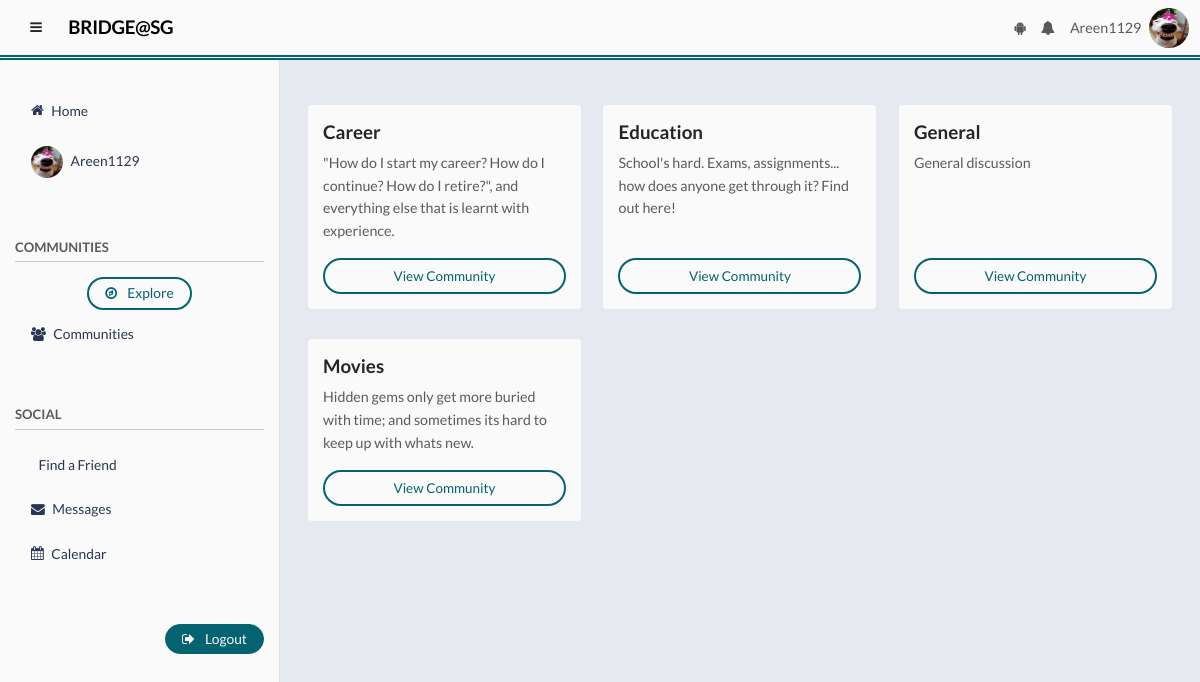
Page /explore (signed in) on the committed database.
### tables this page shows
CREATE TABLE user_profiles (
            user_id INTEGER PRIMARY KEY,
            display_name TEXT NOT NULL,
            bio TEXT, profile_pic TEXT,
            FOREIGN KEY (user_id) REFERENCES users(user_id) ON DELETE CASCADE
        );

CREATE TABLE communities (
            community_id INTEGER PRIMARY KEY AUTOINCREMENT,
            name TEXT UNIQUE NOT NULL,
            description TEXT
        );

### main.py (the view)
@app.route('/explore')
def explore():
    conn = get_db()
    if 'user_id' not in session:
        return redirect(url_for('login'))
    user_id = session['user_id']
    communities = conn.execute("""
        SELECT *
        FROM communities
        WHERE community_id NOT IN (
            SELECT community_id
            FROM community_members
            WHERE user_id = ?
        )
        ORDER BY name ASC
    """, (user_id,)).fetchall()
    return render_template(
        'explore.html',
        communities=communities
    )

### helpers.py (called while the page is built)
def connect_db():
    sql = sqlite3.connect(DATABASE)
    sql.row_factory = sqlite3.Row
    sql.execute("PRAGMA foreign_keys = ON")
    return sql

def get_db():
    if not hasattr(g, 'sqlite3_db'):
        g.sqlite3_db = connect_db()
    return g.sqlite3_db

### main.py (called while the page is built)
@app.context_processor
def inject_user_profile_pic():
    if 'user_id' in session:
        conn = get_db()
        user = conn.execute("""
            SELECT profile_pic FROM user_profiles WHERE user_id = ?
        """, (session['user_id'],)).fetchone()
        if user and user['profile_pic']:
            profile_pic = url_for('static', filename=user['profile_pic'])
        else:
            profile_pic = url_for('static', filename='img.png')  # default fallback
        return dict(current_user_profile_pic=profile_pic)
    return dict(current_user_profile_pic=url_for('static', filename='img.png'))

### templates/explore.html (shortened to what this page needs)
{% extends "base.html" %}
{% block body %}
<div class = "mt-5">
<div class="row community-row ">
  {% if communities %}
      {% for c in communities %}
      <div class="col-lg-4 col-md-6">
          <div class="card h-100 shadow-sm border-0 community-card">
              <div class="card-body d-flex flex-column">
                  <h5 class="card-title fw-bold">{{ c['name'] }}</h5>
                  <p class="card-text text-muted small">{{ c['description'] or "No description available." }}</p>
                  <a href="{{ url_for('community', community_id=c['community_id']) }}" class="btn btn-sm btn-outline-primary mt-auto rounded-pill">View Community</a>
              </div>
          </div>
      </div>
      {% endfor %}
  {% else %}
      <p class="text-muted px-2 italic">Not joined any communities yet.</p>
  {% endif %}
</div>
</div>
{% endblock %}

### templates/base.html (shortened to what this page needs)
<!DOCTYPE html>
<html lang="en">
<head>
    <link href="https://cdn.jsdelivr.net/npm/bootstrap@5.3.8/dist/css/bootstrap.min.css" rel="stylesheet">
    <link rel="stylesheet" href="https://cdnjs.cloudflare.com/ajax/libs/font-awesome/4.7.0/css/font-awesome.min.css">
    <link rel="stylesheet" href="{{ url_for('static', filename='main.css') }}">
</head>
<body>
    <nav id="topnavbar" class="navbar navbar-expand-lg navbar-light">
        <div class="container-fluid">
            <div class="d-flex align-items-center">
                <button id="sidebarToggle" class="btn me-2">
                    <i class="fa fa-bars"></i>
                </button>
                <a class="navbar-brand mb-0" href="{{ url_for('index') }}">BRIDGE@SG</a>
            </div>
<div class="collapse navbar-collapse" id="navbarNav">
    <ul class="navbar-nav ms-auto align-items-center topnavbarnav">
                <ul class="navbar-nav ms-auto align-items-center">
                    {% if logged_in %}
                    <li class="nav-item ">
                        <a class="nav-link rounded-pill " href="#" data-bs-toggle="modal"
                            data-bs-target="#aiChatModal">
                            <i class="fa fa-android" style=""></i>
                        </a>
                    </li>
                    <li class="nav-item dropdown">
                        <a class="nav-link rounded-pill " href="#" data-bs-toggle="dropdown">
                            <i class="fa fa-bell"></i>
                        </a>
                    </li>
                    <li class="nav-item">
                        <a class="nav-link rounded-pill" href="{{ url_for('userprofile', username=username) }}">
                            {{ username }}
                        </a>
                    </li>
               <img src="{{ current_user_profile_pic }}" class="rounded-circle"
                            width="40px" height="40px">
                    {% endif %}
                </ul>
            </div>
        </div>
    </nav>
    <div id="layoutWrapper" class="d-flex w-100">
<nav id="sidebar" class="border-end">
    <ul id="sidenav" class="nav flex-column p-3">
        <li class="nav-item">
            <a class="nav-link rounded-pill d-flex align-items-center" href="{{ url_for('index') }}">
                <i class="fa fa-home me-2"></i>
                Home
            </a>
        </li>
                    {% if logged_in %}
        <li class="nav-item ">
            <a class="nav-link rounded-pill d-flex align-items-center" href="{{ url_for('userprofile', username = username) }}">
                <img src="{{ current_user_profile_pic }}" alt="Profile" class="rounded-circle me-2" width="32" height="32">
                <span>{{ username }}</span>
            </a>
        </li>
                    {% endif %}
        <p class="text-muted small fw-bold mt-5 mb-1">COMMUNITIES</p>
        <hr class="mt-0 p-0">
        <li class="d-flex justify-content-center">
            <a class=" btn btn-outline-primary rounded-pill d-inline-block" style = "padding-top: 4px; padding-bottom: 4px;" href = "{{ url_for('explore')}} ">
                <i class="fa fa-compass me-2"></i>
                Explore
            </a>
        </li>
        <li class="nav-item">
            <a class="nav-link rounded-pill d-flex align-items-center" data-bs-toggle="collapse" href="#usercommunityMenu">
                <i class="fa fa-users me-2"></i>
                Communities
            </a>
        </li>
        <p class="text-muted small fw-bold mt-5 mb-1">SOCIAL</p>
        <hr class="mt-0">
        <li class="nav-item">
            <a class="nav-link rounded-pill d-flex align-items-center" href="{{ url_for('find_a_friend_hub') }}">
                Find a Friend
            </a>
        </li>
        <li class="nav-item">
            <a class="nav-link rounded-pill d-flex align-items-center" href="{{ url_for('my_messages') }}">
                <i class="fa fa-envelope me-2"></i>
                Messages
            </a>
        </li>
                    {% if logged_in %}
        <li class="nav-item">
            <a class="nav-link rounded-pill d-flex align-items-center" href="{{ url_for('calendar') }}">
                <i class="fa fa-calendar me-2"></i>
                Calendar
            </a>
        </li>
        <li class="mt-5 d-flex  justify-content-end">
            <a class=" btn btn-primary d-inline-block rounded-pill align-items-center justify-content-end" style = "padding-top: 4px; padding-bottom: 4px;" href="{{ url_for('logout') }}">
                <i class="fa fa-sign-out me-2"></i>
                Logout
            </a>
        </li>
                    {% endif %}
    </ul>
</nav>
        <div id="maincontent" class="flex-grow-1">
            {% block body %}{% endblock %}
        </div>
    </div>
</body>
</html>

### static/main.css (style rules this page uses)
:root { --navbar-height: 70px; --sidebar-width: 280px; --transition-speed: 0.25s; --color-darkest: #1B1B1E; --color-dark: #293552; --color-accent: #046271; --color-light: #bfc8d1; --color-lighter: #e7e9f0; --color-bg: var(--color-lighter); --color-surface: #fafafa; --color-surface-alt: var(--color-light); --color-border: var(--color-accent); --color-text: var(--color-dark); --color-muted: rgba(55,63,81,0.7); --color-primary: var(--color-accent); --color-primary-hover: var(--color-dark); --color-success: var(--color-accent); --color-warning: var(--color-light); --color-danger: var(--color-darkest); --color-like: #9a1616; --font-main: "Lato", system-ui, -apple-system, BlinkMacSystemFont, "Segoe UI", sans-serif; --radius-sm: 4px; --radius-md: 4px; --radius-lg: 4px; --shadow-sm: 0px rgba(0, 0, 0, 0.04); --shadow-md: 0px rgba(0, 0, 0, 0.07); --shadow-lg: 0px rgba(0, 0, 0, 0.12); }
html, body { height: 100%; margin: 0; font-family: var(--font-main); background: var(--color-bg); color: var(--color-text); font-size: 15px; overflow: hidden; }
p { color: var(--color-muted); line-height: 1.6; }
a { color: var(--color-primary); text-decoration: none; transition: 0.2s ease; }
#topnavbar { background-color: var(--color-surface); border-bottom: 5px double var(--color-border); }
#topnavbar .navbar-brand { font-family: var(--font-main) !important; font-weight: 600; letter-spacing: -0.3px; }
#topnavbar .nav-link { font-weight: 500; font-size: 0.95rem; }
#layoutWrapper { display: flex; height: calc(100vh - var(--navbar-height)); }
#sidebar { width: var(--sidebar-width); background: var(--color-surface); border-right: 1px solid var(--color-border); overflow-y: auto; padding-top: 16px; transition: all var(--transition-speed) ease; border-radius: var(--radius-sm); }
#sidebar li { list-style: none; margin-bottom: 4px; }
#sidebar li a { display: block; padding: 10px 16px; font-size: 0.92rem; color: var(--color-dark); transition: 0.2s ease; border-radius: var(--radius-sm); }
#maincontent { flex: 1; height: calc(100vh - var(--navbar-height)); overflow-y: auto; padding: 0 28px 0 28px; display: flex; flex-direction: column; animation: pageFadeIn 0.4s ease-out; }
.content-card, .card { background: var(--color-surface); transition: 0.2s ease; box-shadow: none !important; border: none ; border-radius: var(--radius-sm); }
.btn { font-size: 0.9rem; font-weight: 500; padding: 6px 18px; border-radius: 999px; transition: all 0.2s ease; box-shadow: none !important; }
.btn-primary { background: var(--color-primary) !important; border: 1px solid var(--color-primary) !important; color: var(--color-surface) !important; }
.btn-outline-primary { background: transparent !important; border: 2px solid var(--color-primary) !important; color: var(--color-primary) !important; }
.btn:has(i) { border-radius: var(--radius-sm); }
h1, h2, h3, h4, h5, h6 { font-family: var(--font-main); color: var(--color-dark); margin: 0; line-height: 1.3; }
h5 { font-size: 1rem; font-weight: 500; }
h4, h5, h6 { color: var(--color-muted); }
.card-text { color: rgb(28, 28, 28); }
html { scrollbar-width: thin; scrollbar-color: var(--color-primary) !; }

### templates/explore.html (style rules this page uses)
.community-card { transition: transform 0.2s; }
.community-card .card-title { font-size: 1.25rem; }
.community-card .card-text { font-size: 0.95rem; }
.community-row { row-gap: 2rem; }

### rows in the picture
user_profiles: display_name "Areen1129"
communities: name "Career", description "\"How do I start my career? How do I continue? How do I retire?\", and everything else that is learnt with experience."
communities: name "Education", description "School's hard. Exams, assignments... how does anyone get through it? Find out here!"
communities: name "General", description "General discussion"
communities: name "Movies", description "Hidden gems only get more buried with time; and sometimes its hard to keep up with whats new."
